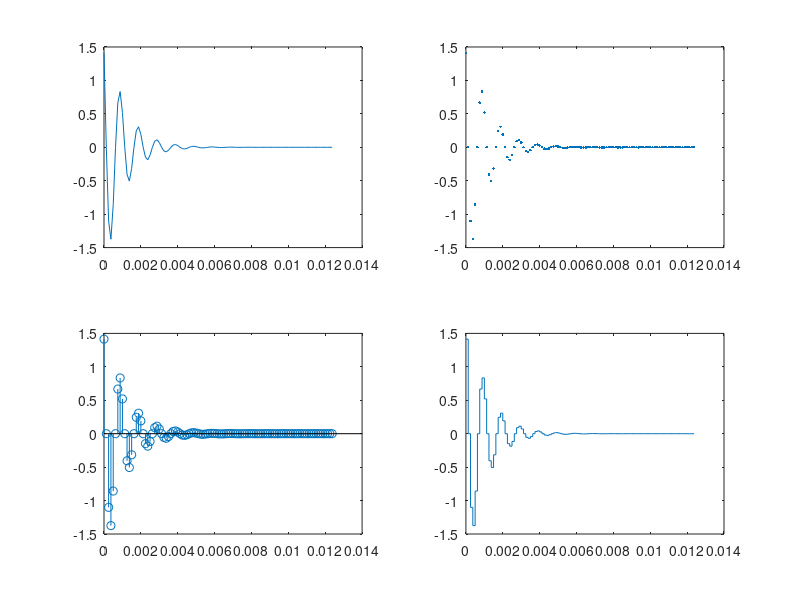
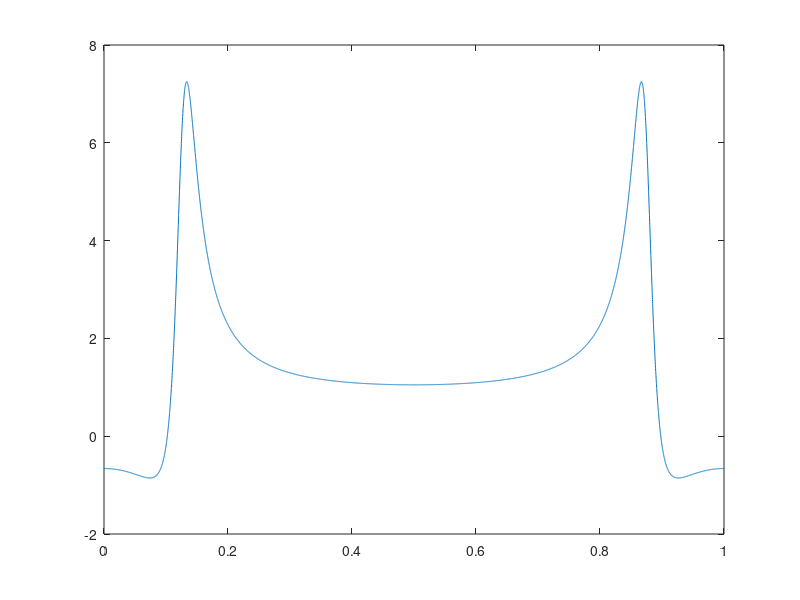

Write the MATLAB code that produced these figures, in order.
close all
clc
Fs = 8e3;
t = 0:1/Fs:1;
t = t';
A = 2;
f0 = 1e3;
phi = pi/4;
s1 = A * cos(2*pi*f0*t + phi);
alpha = 1e3;
s2 = exp(-alpha*t) .* s1;
FFT = fft(s2);
g = figure();
subplot (2,2,1); plot(t(1:100), s2(1:100))
subplot (2,2,2); plot(t(1:100), s2(1:100), '.')
subplot (2,2,3); stem(t(1:100), s2(1:100))
subplot (2,2,4); stairs(t(1:100), s2(1:100))
s = figure();
plot (t(1:Fs+1), FFT(1:Fs+1))

saveas(g,'../fig/graph1','png');
saveas(s,'../fig/spec1','png');